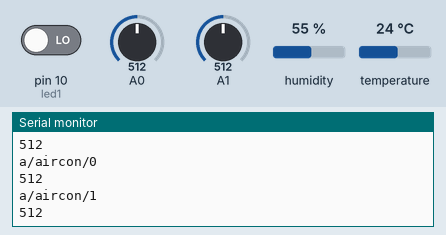
A sketch run on a simulated Arduino Uno, built with avr-gcc and run on an emulated ATmega328P. Parts: the last lines printed to the serial monitor. The inputs (shaded band) are chosen by the test bench; at power-on: A1 = 512, pin 10 (led1) LOW, A0 = 512, humidity 55 %, temperature 24 °C.

Above: at 1.3 s.
1.4 s: A1 set to 716
At 2.1 s:
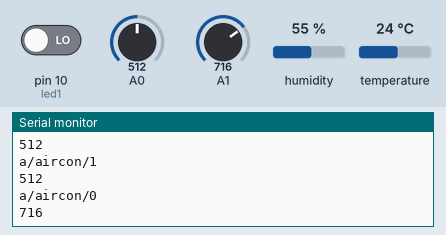
2.9 s: pin 10 (led1) driven HIGH
4.4 s: A1 set to 992
At 4.4 s:
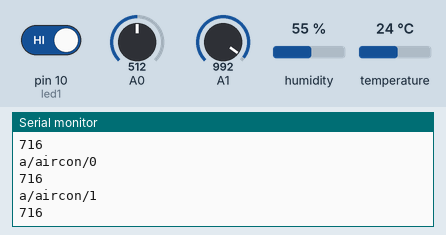
Timing chart, 0 to 7.4 s (numbered marks = the images above; inputs shaded):
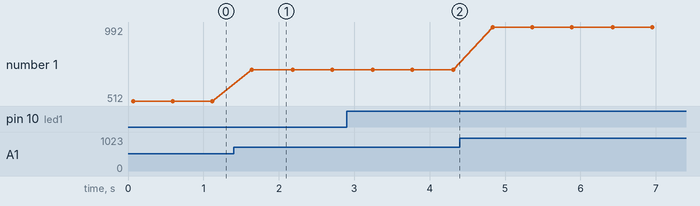

Measured:
- after the input at 1.4 s, the serial monitor: prints a new line after 0.24 s (image 1)
- plotted number 1: 512 → 716 after the input at 1.4 s, 716 → 992 after the input at 4.4 s

The sketch:

rpi1.ino
```cpp
// Example testing sketch for various DHT humidity/temperature sensors
// Written by ladyada, public domain

#include "DHT.h" // 온습
#include<SoftwareSerial.h> // bluetooth uart

#define DHTPIN 5     // what pin we're connected to

// Uncomment whatever type you're using!
//#define DHTTYPE DHT11   // DHT 11
#define DHTTYPE DHT11   // DHT 22  (AM2302)
//#define DHTTYPE DHT21   // DHT 21 (AM2301)

// Connect pin 1 (on the left) of the sensor to +5V
// Connect pin 2 of the sensor to whatever your DHTPIN is
// Connect pin 4 (on the right) of the sensor to GROUND
// Connect a 10K resistor from pin 2 (data) to pin 1 (power) of the sensor

DHT dht(DHTPIN, DHTTYPE);
SoftwareSerial mySerial(2,3); //bluetooth uart
//SoftwareSerial beatSerial(6,7);
int pres_on_off=0;
int light_on_off=0;
int count=0;
int led1 = 10;
int state=HIGH;

void setup() {
  Serial.begin(9600);
  Serial.println("DHTxx test!");
  mySerial.begin(9600); // bluetooth
  //if rp speed 38400
  //beatSerial.begin(115200);
  pinMode(led1, INPUT);

  dht.begin();
}

void loop() {
  // Wait a few seconds between measurements.
  delay(10);
  count++; //time 10sec calc


  int sensorValue = analogRead(A0); // lightvalue
  int presureValue = analogRead(A1);
//  int light1 = analogRead(A2);
  int l_button_1 = digitalRead(led1);
  //Serial.println(buttonState);

  if (l_button_1==HIGH && state==LOW) {
    // turn LED of:
    state = HIGH;
    Serial.print("a/led1/");
    Serial.println(0);
    mySerial.print("a/led1/");
    mySerial.println(0);
  }
  else if(l_button_1==LOW && state ==HIGH){
    // turn LED on:
    state = LOW;
    Serial.print("a/led1/");
    Serial.println(1);
    mySerial.print("a/led1/");
    mySerial.println(1);

  }


  // Reading temperature or humidity takes about 250 milliseconds!
  // Sensor readings may also be up to 2 seconds 'old' (its a very slow sensor)

  float h = dht.readHumidity();
  // Read temperature as Celsius
  float t = dht.readTemperature();
  // Read temperature as Fahrenheit
  float f = dht.readTemperature(true);

  // Check if any reads failed and exit early (to try again).
  if (isnan(h) || isnan(t) || isnan(f)) {
    Serial.println("Failed to read from DHT sensor!");
    return;
  }

  // Compute heat index
  // Must send in temp in Fahrenheit!z
  float hi = dht.computeHeatIndex(f, h);

  //transfer aircon_on_off
  if(presureValue>50){
    if(pres_on_off){
      pres_on_off=0;
      //bluetooth to pi
      mySerial.print("a/aircon/");
      mySerial.println(pres_on_off);


      //from port
      Serial.print("a/aircon/");
      Serial.println(pres_on_off);
      Serial.println(presureValue);

      count=+50;
      delay(500);
    }
    else{
      pres_on_off=1;

      mySerial.print("a/aircon/");
      mySerial.println(pres_on_off);

      Serial.print("a/aircon/");
      Serial.println(pres_on_off);
      Serial.println(presureValue);


      count=+50;
      delay(500);
    }
  }
  //transfer every 10sec
  if(count>=1000){
    count=0;
    //mySerial.print("Humidity: ");
    mySerial.print("e/");
    mySerial.print(t);
    mySerial.print("/");
    //mySerial.print(" %\t");
    //mySerial.print("Temperature: ");
    mySerial.print(h);
    mySerial.print("/");
    //mySerial.print(" *C ");
    //cmySerial.print(f);
    //mySerial.print(" *F\t");
    //mySerial.print("Heat index: ");
    //mySerial.print(hi);
    //mySerial.println(" *F");
    mySerial.println(sensorValue);

    Serial.print("e/");
    //Serial.print("Humidity: ");
    Serial.print(t);
    Serial.print("/");
    //Serial.print(" %\t");
    //Serial.print("Temperature: ");
    Serial.print(h);
    Serial.print("/");
    //Serial.print(" *C ");
    //Serial.print(f);
    //Serial.print(" *F\t");
    //Serial.print("Heat index: ");
    //Serial.print(hi);
    //Serial.println(" *F");
    //Serial.print("lux :");
    /*
    if(sensorValue>190){
      Serial.print("on");
      Serial.print("/");
    }
    else{
       Serial.print("off");
      Serial.print("/");
    }
    */

    Serial.println(sensorValue);
    //Serial.print(beatSerial.read());
    //Serial.print("/");


  }


}
```
